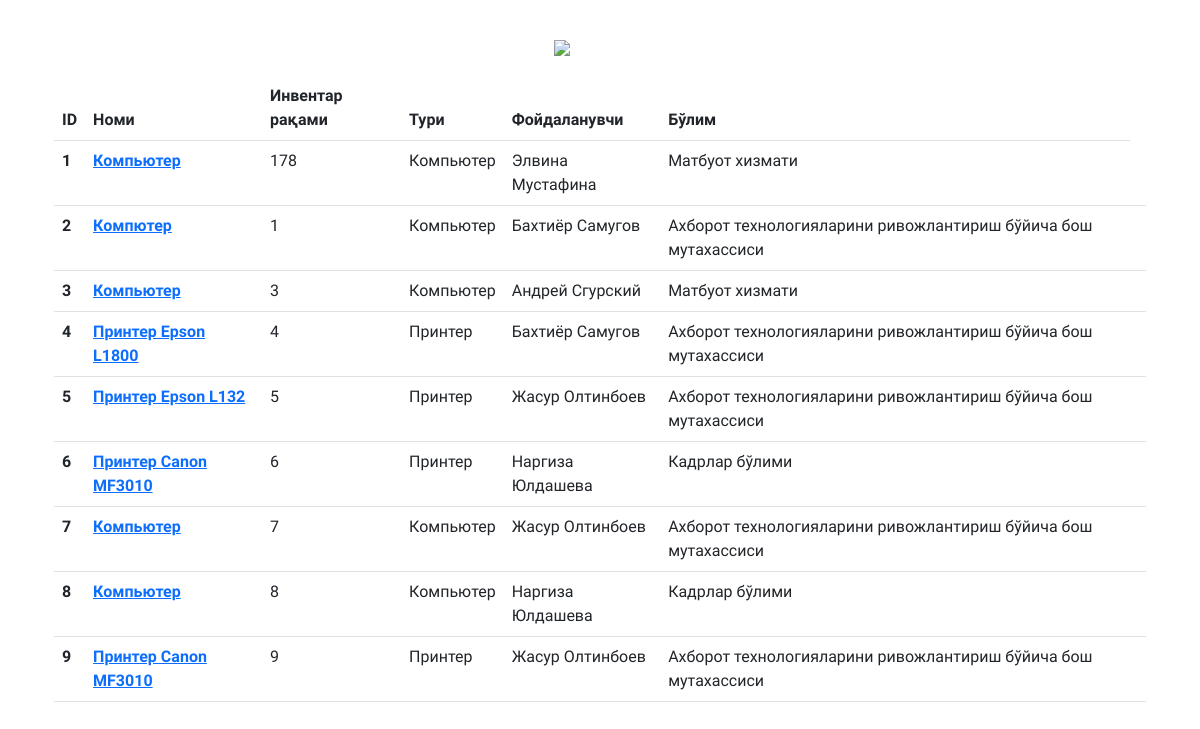
Page /devices/ on the committed database.
### devices/models.py (models this page shows, shortened)
class Device(models.Model):
    name = models.CharField(max_length=200, verbose_name="номи")
    type = models.ForeignKey(
        Type, verbose_name="тури",
        on_delete=models.CASCADE
    )
    description = models.TextField(verbose_name="Маълумот")
    inventar = models.IntegerField(verbose_name="Инвентар рақами")
    company = models.ForeignKey(
        Company,
        verbose_name="Сотувчи корхона",
        on_delete=models.CASCADE
    )
    price = models.IntegerField(verbose_name="нархи")
    bought = models.DateField(verbose_name="сана", blank=True, null=True)
    guarranty = models.IntegerField(verbose_name="кафолат муддати")
    structure = models.ForeignKey(
        Structure,
        verbose_name="Маъсул бўлим",
        on_delete=models.CASCADE
    )
    handler = models.ForeignKey(
        Handler,
        verbose_name="Маъсул ходим",
        on_delete=models.CASCADE
    )
    document = models.FileField(upload_to='documents/', verbose_name="Хужжат юклаш (Шартнома, чек ва ҳ.к)", blank=True)
    service = models.CharField(max_length=200, verbose_name="Техник холати, хизмат кўрсатиш, алохида холатлар",)
    qr_code = models.ImageField(upload_to='qr_codes/', blank=True)
    url = models.SlugField(max_length=160, unique=True, null=True, verbose_name="Инв номер")
    class Meta:
        verbose_name = "Техника"
        verbose_name_plural = "Техникалар"

class Type(models.Model):
    name = models.CharField(max_length=200, blank=True, verbose_name="Тури")
    def __str__(self):
        return self.name
    class Meta:
        verbose_name = "Тури"
        verbose_name_plural = "Тури"

class Handler(models.Model):
    name = models.CharField(max_length=200, verbose_name="Маъсул ҳодим ФИО")
    def __str__(self):
        return self.name
    class Meta:
        verbose_name = "Маъсул ҳодим"
        verbose_name_plural = "Маъсул ҳодимлар"

class Structure(models.Model):
    name = models.CharField(max_length=200, verbose_name="Маъсул бўлим номи")
    def __str__(self):
        return self.name
    class Meta:
        verbose_name = "Маъсул бўлим"
        verbose_name_plural = "Маъсул бўлимлар"

### devices/views.py (the view)
# urls.py: path('', DeviceListView.as_view(), name='device_list'),
class DeviceListView(ListView):
    model = Device
    template_name = 'device_list.html'

### templates/device_list.html (shortened to what this page needs)
{% extends 'base.html' %}
{% block content %}
    <div class="container">
        <table class="table caption-top">
          <thead>
            <tr>
              <th scope="col">ID</th>
              <th scope="col">Номи</th>
              <th scope="col">Инвентар рақами</th>
              <th scope="col">Тури</th>
              <th scope="col">Фойдаланувчи</th>
              <th scope="col">Бўлим</th>
            </tr>
          </thead>
          <tbody>
              {% for device in object_list %}
                  <tr>
                      <th scope="row">{{ device.id }}</th>
                      <th scope="row"><a href="/devices/{{ device.url }}">{{ device.name }}</a></th>
                      <td>{{ device.inventar }}</td>
                      <td>{{ device.type }}</td>
                      <td>{{ device.handler }}</td>
                      <td>{{ device.structure }}</td>
                        <td></td>
                  </tr>
              {% endfor %}
          </tbody>
        </table>
    </div>
{% endblock content %}

### templates/base.html (style rules this page uses)
body { font-family: 'Play', sans-serif; }

### rows in the picture
Device: id "1", name "Компьютер", inventar "178", type "Компьютер", handler "Элвина Мустафина", structure "Матбуот хизмати"
Device: id "2", name "Компютер", inventar "1", type "Компьютер", handler "Бахтиёр Самугов", structure "Ахборот технологияларини ривожлантириш бўйича бош мутахассиси"
Device: id "3", name "Компьютер", inventar "3", type "Компьютер", handler "Андрей Сгурский", structure "Матбуот хизмати"
Device: id "4", name "Принтер Epson L1800", inventar "4", type "Принтер", handler "Бахтиёр Самугов", structure "Ахборот технологияларини ривожлантириш бўйича бош мутахассиси"
Device: id "5", name "Принтер Epson L132", inventar "5", type "Принтер", handler "Жасур Олтинбоев", structure "Ахборот технологияларини ривожлантириш бўйича бош мутахассиси"
Device: id "6", name "Принтер Сanon MF3010", inventar "6", type "Принтер", handler "Наргиза Юлдашева", structure "Кадрлар бўлими"
Device: id "7", name "Компьютер", inventar "7", type "Компьютер", handler "Жасур Олтинбоев", structure "Ахборот технологияларини ривожлантириш бўйича бош мутахассиси"
Device: id "8", name "Компьютер", inventar "8", type "Компьютер", handler "Наргиза Юлдашева", structure "Кадрлар бўлими"
Device: id "9", name "Принтер Сanon MF3010", inventar "9", type "Принтер", handler "Жасур Олтинбоев", structure "Ахборот технологияларини ривожлантириш бўйича бош мутахассиси"
